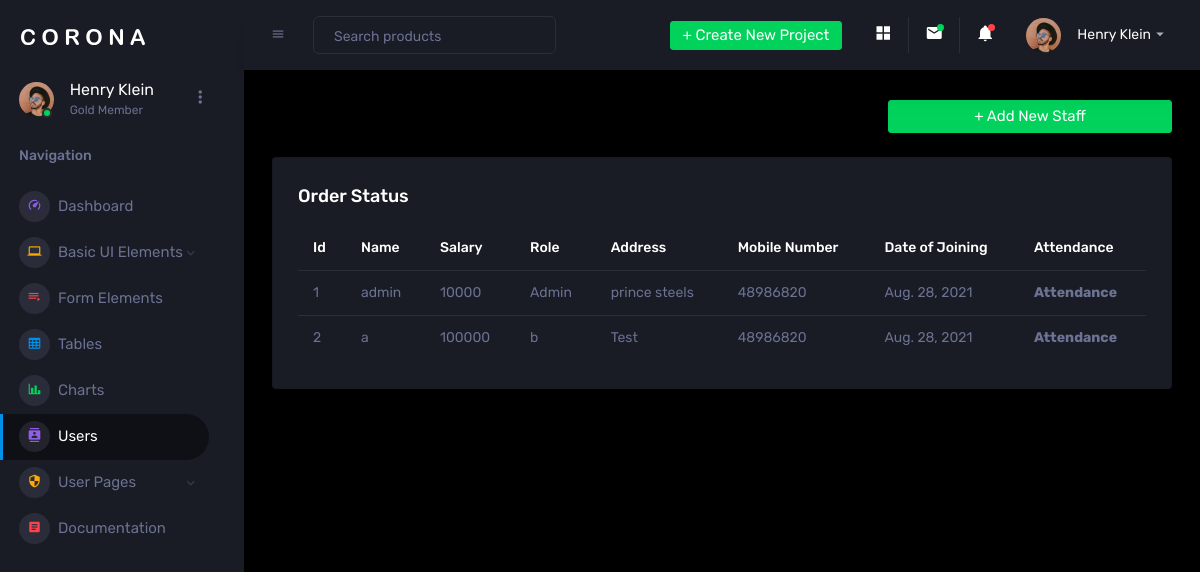
Before: /user with the older database file.
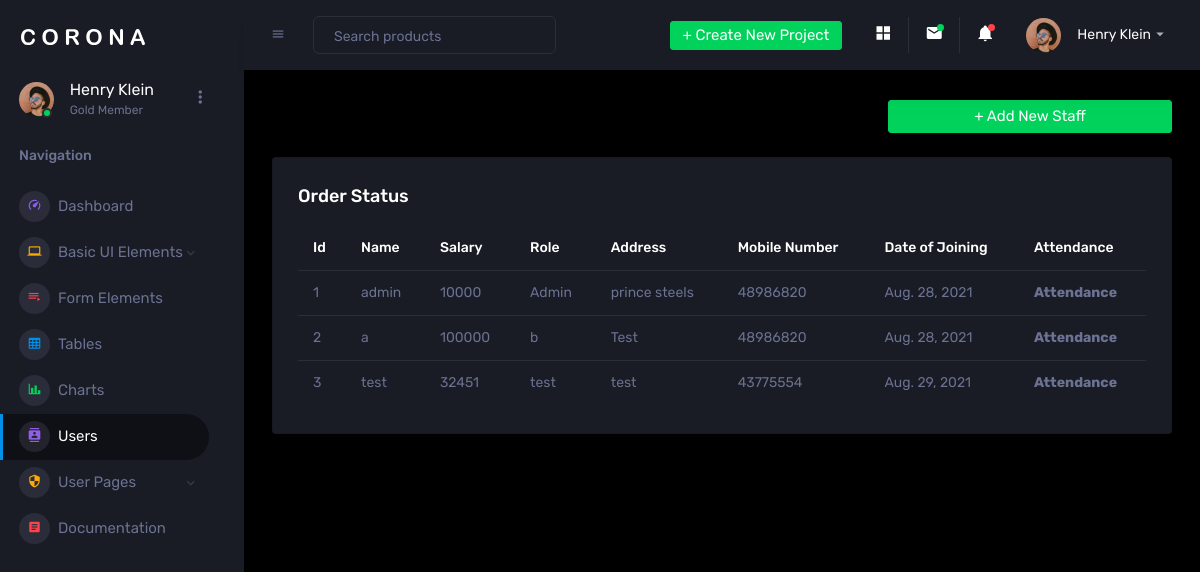
After: the same page with the newer database file.
### salary/models.py (models this page shows)
class staff(models.Model):
    id = models.AutoField
    name = models.CharField(max_length=250, null=True)
    role = models.CharField(max_length=250, null=True)
    salary = models.CharField(max_length=250, null=True)
    address = models.CharField(max_length=250, null=True)
    number = models.CharField(max_length=250, null=True)
    date = models.DateField()

### salary/views.py (the view, shortened to what this page needs)
# urls.py: path('user', views.user),
def user(request):
    staffs = staff.objects.all()
    return render(request, "salary/user.html", {'staff': staffs})

### salary/templates/salary/user.html (shortened to what this page needs)
{% extends 'salary/base.html' %} {% block content %} {% load static %}
<div class="main-panel">
    <div class="content-wrapper">
        <div id="users">
            <div class="row ">
                <div class="col-lg-4 col-md-4 col-xl-4 col-sm-3"></div>
                <div class="col-lg-4 col-md-4 col-xl-4 col-sm-4"></div>
                <div class="col-12 col-lg-4 col-md-4 col-xl-4 grid-margin col-sm-5">
                    <a class="nav-link btn btn-success create-new-button" id="createbuttonDropdown" data-toggle="dropdown" onclick="open_form()" aria-expanded="false" href="#">+ Add New Staff</a>
                </div>
            </div>
            <div class="row ">
                <div class="col-12 grid-margin">
                    <div class="card">
                        <div class="card-body">
                            <h4 class="card-title">Order Status</h4>
                            <div class="table-responsive">
                                <table class="table">
                                    <thead>
                                        <tr>
                                            <th style="color: white;"> Id </th>
                                            <th style="color: white;"> Name </th>
                                            <th style="color: white;"> Salary </th>
                                            <th style="color: white;"> Role </th>
                                            <th style="color: white;"> Address </th>
                                            <th style="color: white;"> Mobile Number </th>
                                            <th style="color: white;"> Date of Joining </th>
                                            <th style="color: white;"> Attendance </th>
                                        </tr>
                                    </thead>
                                    <tbody>
                                        {% for staffs in staff %}
                                        <tr>
                                            <td> {{ staffs.id }} </td>
                                            <td>{{ staffs.name }} </td>
                                            <td>{{ staffs.salary }} </td>
                                            <td> {{ staffs.role }} </td>
                                            <td> {{ staffs.address }} </td>
                                            <td> {{ staffs.number }} </td>
                                            <td> {{ staffs.date }} </td>
                                            <th> Attendance </th>
                                        </tr>
                                        {% endfor %}
                                    </tbody>
                                </table>
                            </div>
                        </div>
                    </div>
                </div>
            </div>
        </div>
    </div>
</div>
{% endblock %}

Changed rows visible on the page:
added staff: id "3", name "test", salary "32451", role "test", address "test", number "43775554", date "Aug. 29, 2021"
